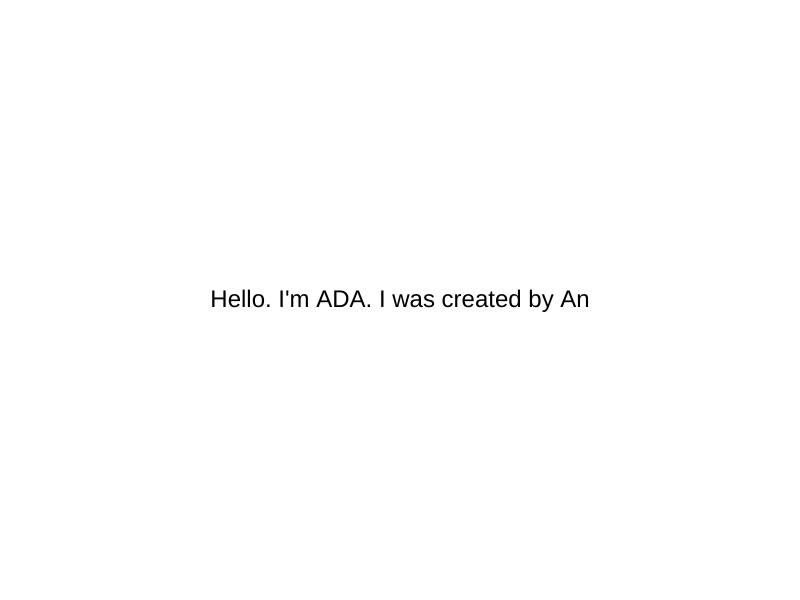
Frame 1 (no input)
Frame 60 (no input): identical to frame 1, image omitted
Frame 120 (the mouse pressed at the canvas centre since frame 60): identical to frame 1, image omitted

The p5.js sketch that drew this single still picture (run headless with seeded random() and noise() and a simulated clock; from frame 60 on, the mouse is pressed at the canvas centre):

// p5.js sketch
// ── sketch.js
let messages = [
  "Hello. I'm ADA. I was created by An",
  "Hold down your mouse for a bit. You can let go once you feel ready",
  "Thank you. You have been assigned a number. Please press the space bar to retrieve your number"
];

let currentMessage = 0;
let assignedNumber;

let canvasWidth = 800;
let canvasHeight = 600;

function setup() {
  createCanvas(canvasWidth, canvasHeight);
  textAlign(CENTER, CENTER);
  textSize(24);
}

function draw() {
  background(255);

  // Display the current message
  fill(0);
  text(messages[currentMessage], width / 2, height / 2);

  // Check for space bar press
  if (keyIsPressed && key === ' ' && currentMessage < messages.length - 1) {
    currentMessage++;
  }

  // Check for mouse hold
  if (currentMessage === 1) {
    if (mouseIsPressed) {
      let pressure = map(mouseY, 0, height, 0, 255); // Map mouseY to pressure
      background(255 - pressure); // Visualize pressure with background color
    } else {
      currentMessage++;
    }
  }

  // Display assigned number
  if (currentMessage === 2) {
    assignedNumber = floor(random(1, 31));
    text(assignedNumber, width / 2, height / 2);
  }
}

function keyPressed() {
  // Check for space bar press to move to the next message
  if (keyCode === 32 && currentMessage < messages.length - 1) {
    currentMessage++;
  }
}

function adjustCanvasSize() {
  // Get values from input fields
  const newWidth = document.getElementById('canvas-width').value;
  const newHeight = document.getElementById('canvas-height').value;

  // Update canvas size
  resizeCanvas(newWidth, newHeight);
}
